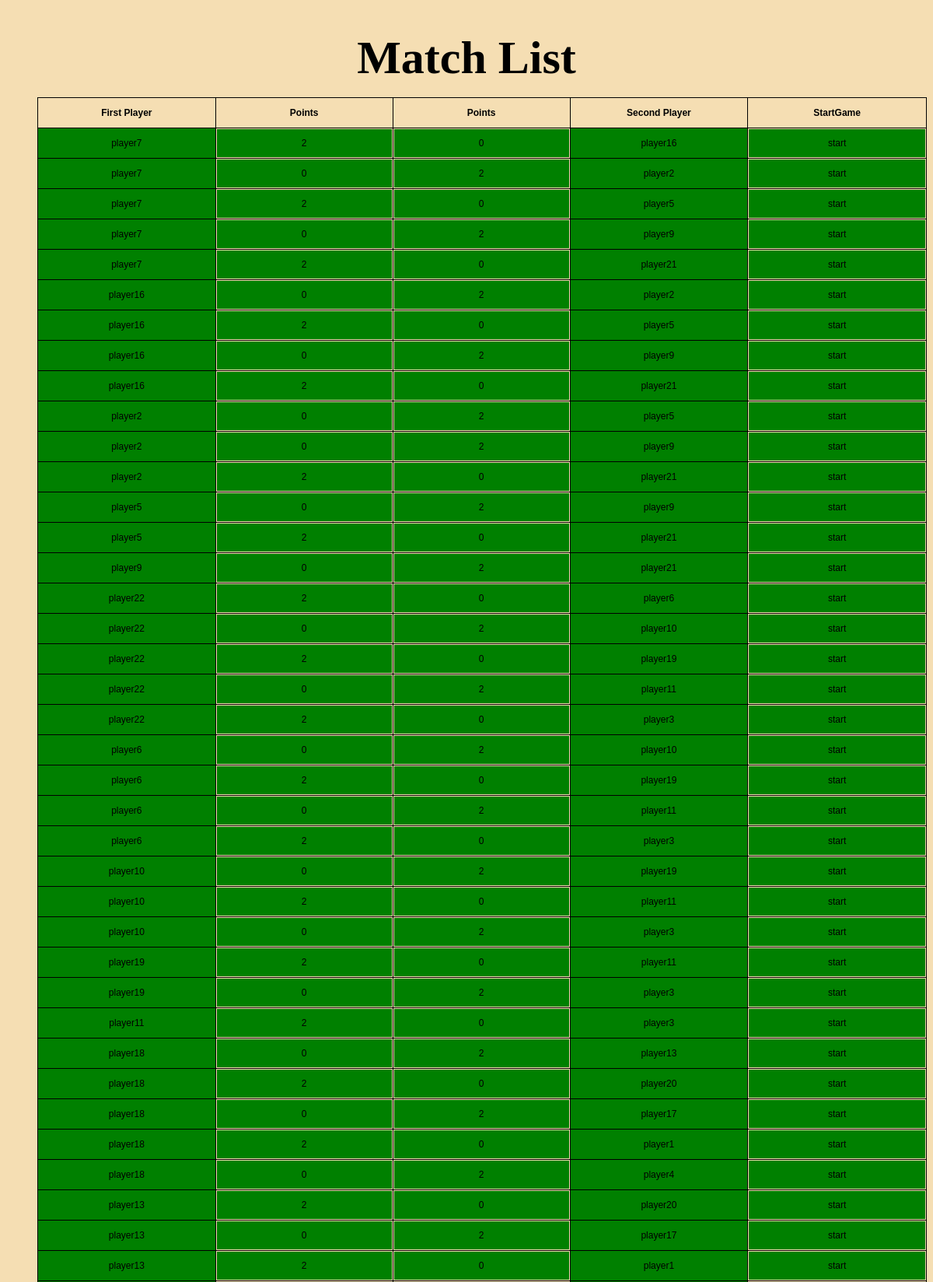
The page /elimination-round (upper part) on the database its author committed.
### databases.py (models this page shows, shortened)
class Match(db.Model):
    id = db.Column(db.Integer, primary_key=True)
    group_id = db.Column(db.Integer, db.ForeignKey('group.id'), nullable=False)
    player1_id = db.Column(db.Integer, db.ForeignKey('dart.id'), nullable=False)
    player2_id = db.Column(db.Integer, db.ForeignKey('dart.id'), nullable=False)
    player1_points = db.Column(db.Integer, default = 0)
    player2_points = db.Column(db.Integer, default = 0)
    match_started = db.Column(db.Boolean, default = False)
    match_finished = db.Column (db.Boolean, default = False)
    player1 = db.relationship('Dart', foreign_keys=[player1_id])
    player2 = db.relationship('Dart', foreign_keys=[player2_id])

class Dart(db.Model):
    id = db.Column(db.Integer, primary_key=True)
    player = db.Column(db.String(200), nullable=False)
    date_created = db.Column(db.DateTime, default=datetime.utcnow)
    present = db.Column(db.Boolean, default=False)

### app.py (the view)
@app.route("/elimination-round")
def show_elimination_round():
    groups = Group.query.all()
    matches = Match.query.all()
    return render_template("elimination_round.html", groups = groups, matches = matches)

### templates/elimination_round.html (shortened to what this page needs)
<!DOCTYPE html>
<html lang="en">
<head>
    <link rel="stylesheet" href="{{ url_for('static', filename='css/styles.css') }}">
</head>
<body>
    <h1 class="title">Match List</h1>
    <ul>
    <table class="player_table">
    <thead>
        <tr>
            <th>First Player</th>
            <th>Points</th>
            <th>Points</th>
            <th>Second Player</th>
            <th>StartGame</th>
        </tr>
    </thead>
    <tbody>
        {% for match in matches %}
        <tr>
            <td style="background-color: {{'yellow' if match.match_started else 'green' if match.match_finished}};">
                {{ match.player1.player }}
            </td>
            <td>
                <form action="/elimination-round/points/{{match.id}}/player1" method="POST" style="display: inline;">
                    <input type="submit" class="present_status"
                    style="background-color: {{'yellow' if match.match_started else 'green' if match.match_finished}};"
                    value="{{match.player1_points or 0}}">
                </form>
            </td>
            <td>
                <form action="/elimination-round/points/{{match.id}}/player2" method="POST" style="display: inline;">
                    <input type="submit" class="present_status"
                    style="background-color: {{'yellow' if match.match_started else 'green' if match.match_finished}};"
                    value="{{match.player2_points or 0}}">
                </form>
            </td>
            <td style="background-color: {{'yellow' if match.match_started else 'green' if match.match_finished}};">
                {{ match.player2.player }}
            </td>
            <td>
                <form action="{{ url_for('start_match', match_id=match.id) }}" method="POST" style="display: inline;">
                    <input type="submit" class="present_status"
                    style="background-color: {{'yellow' if match.match_started else 'green' if match.match_finished}};"
                    value="{{'cancel' if match.match_started else 'start'}}">
                </form>
            </td>
        </tr>
        {% endfor %}
    </tbody>
    </table>
</body>
</html>

### static/css/styles.css (style rules this page uses)
* { background-color: rgb(245, 222, 179); }
.title { margin-inline: auto; max-width: fit-content; font-family: fantasy; font-size: 5vw; margin-bottom: 0.5vw; }
table, th, td { border: 1px solid black; border-collapse: collapse; text-align: center; }
th, td { width: 20vw; height: 3vw; }
.player_table { margin-inline: auto; font-family: Arial, Helvetica, sans-serif; font-size: 1vw; }
.present_status { border: none; width: 100%; height: 100%; cursor: pointer; text-align: center; font-size: 1vw;" }

### rows shown on the page
Match: player1.player "player7", player1_points "2", player2_points "0", player2.player "player16", match_started "start"
Match: player1.player "player7", player1_points "0", player2_points "2", player2.player "player2", match_started "start"
Match: player1.player "player7", player1_points "2", player2_points "0", player2.player "player5", match_started "start"
Match: player1.player "player7", player1_points "0", player2_points "2", player2.player "player9", match_started "start"
Match: player1.player "player7", player1_points "2", player2_points "0", player2.player "player21", match_started "start"
Match: player1.player "player16", player1_points "0", player2_points "2", player2.player "player2", match_started "start"
Match: player1.player "player16", player1_points "2", player2_points "0", player2.player "player5", match_started "start"
Match: player1.player "player16", player1_points "0", player2_points "2", player2.player "player9", match_started "start"
Match: player1.player "player16", player1_points "2", player2_points "0", player2.player "player21", match_started "start"
Match: player1.player "player2", player1_points "0", player2_points "2", player2.player "player5", match_started "start"
Match: player1.player "player2", player1_points "0", player2_points "2", player2.player "player9", match_started "start"
Match: player1.player "player2", player1_points "2", player2_points "0", player2.player "player21", match_started "start"
Match: player1.player "player5", player1_points "0", player2_points "2", player2.player "player9", match_started "start"
Match: player1.player "player5", player1_points "2", player2_points "0", player2.player "player21", match_started "start"
Match: player1.player "player9", player1_points "0", player2_points "2", player2.player "player21", match_started "start"
Match: player1.player "player22", player1_points "2", player2_points "0", player2.player "player6", match_started "start"
Match: player1.player "player22", player1_points "0", player2_points "2", player2.player "player10", match_started "start"
Match: player1.player "player22", player1_points "2", player2_points "0", player2.player "player19", match_started "start"
Match: player1.player "player22", player1_points "0", player2_points "2", player2.player "player11", match_started "start"
Match: player1.player "player22", player1_points "2", player2_points "0", player2.player "player3", match_started "start"
Match: player1.player "player6", player1_points "0", player2_points "2", player2.player "player10", match_started "start"
Match: player1.player "player6", player1_points "2", player2_points "0", player2.player "player19", match_started "start"
Match: player1.player "player6", player1_points "0", player2_points "2", player2.player "player11", match_started "start"
Match: player1.player "player6", player1_points "2", player2_points "0", player2.player "player3", match_started "start"
Match: player1.player "player10", player1_points "0", player2_points "2", player2.player "player19", match_started "start"
Match: player1.player "player10", player1_points "2", player2_points "0", player2.player "player11", match_started "start"
Match: player1.player "player10", player1_points "0", player2_points "2", player2.player "player3", match_started "start"
Match: player1.player "player19", player1_points "2", player2_points "0", player2.player "player11", match_started "start"
Match: player1.player "player19", player1_points "0", player2_points "2", player2.player "player3", match_started "start"
Match: player1.player "player11", player1_points "2", player2_points "0", player2.player "player3", match_started "start"
Match: player1.player "player18", player1_points "0", player2_points "2", player2.player "player13", match_started "start"
Match: player1.player "player18", player1_points "2", player2_points "0", player2.player "player20", match_started "start"
Match: player1.player "player18", player1_points "0", player2_points "2", player2.player "player17", match_started "start"
Match: player1.player "player18", player1_points "2", player2_points "0", player2.player "player1", match_started "start"
Match: player1.player "player18", player1_points "0", player2_points "2", player2.player "player4", match_started "start"
Match: player1.player "player13", player1_points "2", player2_points "0", player2.player "player20", match_started "start"
Match: player1.player "player13", player1_points "0", player2_points "2", player2.player "player17", match_started "start"
Match: player1.player "player13", player1_points "2", player2_points "0", player2.player "player1", match_started "start"
